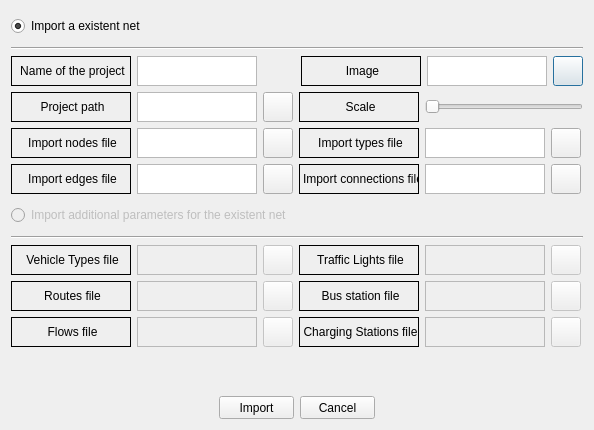
<?xml version="1.0" encoding="UTF-8"?>
<ui version="4.0">
 <class>eNetEditorImportNetDialog</class>
 <widget class="QDialog" name="eNetEditorImportNetDialog">
  <property name="geometry">
   <rect>
    <x>0</x>
    <y>0</y>
    <width>594</width>
    <height>430</height>
   </rect>
  </property>
  <property name="minimumSize">
   <size>
    <width>594</width>
    <height>430</height>
   </size>
  </property>
  <property name="maximumSize">
   <size>
    <width>594</width>
    <height>430</height>
   </size>
  </property>
  <property name="windowTitle">
   <string>Import Net</string>
  </property>
  <property name="windowIcon">
   <iconset resource="../../../resources/eNetEditorResources.qrc">
    <normaloff>:/main/Import.ico</normaloff>:/main/Import.ico</iconset>
  </property>
  <property name="modal">
   <bool>true</bool>
  </property>
  <layout class="QVBoxLayout" name="verticalLayout">
   <item>
    <layout class="QHBoxLayout" name="LayoutImportExistentNet0">
     <item>
      <widget class="QRadioButton" name="RadioButtonImportExistentNet">
       <property name="enabled">
        <bool>true</bool>
       </property>
       <property name="minimumSize">
        <size>
         <width>400</width>
         <height>30</height>
        </size>
       </property>
       <property name="maximumSize">
        <size>
         <width>400</width>
         <height>30</height>
        </size>
       </property>
       <property name="text">
        <string>Import a existent net</string>
       </property>
       <property name="checked">
        <bool>true</bool>
       </property>
      </widget>
     </item>
     <item>
      <spacer name="HorizontalSpacer2">
       <property name="orientation">
        <enum>Qt::Horizontal</enum>
       </property>
       <property name="sizeHint" stdset="0">
        <size>
         <width>40</width>
         <height>20</height>
        </size>
       </property>
      </spacer>
     </item>
    </layout>
   </item>
   <item>
    <widget class="Line" name="Line3">
     <property name="minimumSize">
      <size>
       <width>0</width>
       <height>3</height>
      </size>
     </property>
     <property name="maximumSize">
      <size>
       <width>16777215</width>
       <height>3</height>
      </size>
     </property>
     <property name="orientation">
      <enum>Qt::Horizontal</enum>
     </property>
    </widget>
   </item>
   <item>
    <layout class="QHBoxLayout" name="LayoutImportExistentNet1">
     <item>
      <layout class="QHBoxLayout" name="Layout5">
       <item>
        <widget class="QLabel" name="LabelNameOfProject">
         <property name="minimumSize">
          <size>
           <width>120</width>
           <height>30</height>
          </size>
         </property>
         <property name="maximumSize">
          <size>
           <width>30</width>
           <height>30</height>
          </size>
         </property>
         <property name="frameShape">
          <enum>QFrame::Box</enum>
         </property>
         <property name="text">
          <string>&lt;html&gt;&lt;head/&gt;&lt;body&gt;&lt;p align=&quot;center&quot;&gt;Name of the project&lt;/p&gt;&lt;/body&gt;&lt;/html&gt;</string>
         </property>
        </widget>
       </item>
       <item>
        <widget class="QTextEdit" name="TextNameOfProject">
         <property name="enabled">
          <bool>true</bool>
         </property>
         <property name="minimumSize">
          <size>
           <width>120</width>
           <height>30</height>
          </size>
         </property>
         <property name="maximumSize">
          <size>
           <width>120</width>
           <height>30</height>
          </size>
         </property>
         <property name="verticalScrollBarPolicy">
          <enum>Qt::ScrollBarAlwaysOff</enum>
         </property>
         <property name="horizontalScrollBarPolicy">
          <enum>Qt::ScrollBarAlwaysOff</enum>
         </property>
         <property name="lineWrapMode">
          <enum>QTextEdit::NoWrap</enum>
         </property>
         <property name="textInteractionFlags">
          <set>Qt::LinksAccessibleByKeyboard|Qt::LinksAccessibleByMouse|Qt::TextBrowserInteraction|Qt::TextSelectableByKeyboard|Qt::TextSelectableByMouse</set>
         </property>
        </widget>
       </item>
       <item>
        <spacer name="HorizontalSpacer3">
         <property name="orientation">
          <enum>Qt::Horizontal</enum>
         </property>
         <property name="sizeHint" stdset="0">
          <size>
           <width>40</width>
           <height>20</height>
          </size>
         </property>
        </spacer>
       </item>
      </layout>
     </item>
     <item>
      <layout class="QHBoxLayout" name="Layout6">
       <item>
        <widget class="QLabel" name="LabelImageImport">
         <property name="minimumSize">
          <size>
           <width>120</width>
           <height>30</height>
          </size>
         </property>
         <property name="maximumSize">
          <size>
           <width>30</width>
           <height>30</height>
          </size>
         </property>
         <property name="frameShape">
          <enum>QFrame::Box</enum>
         </property>
         <property name="text">
          <string>&lt;html&gt;&lt;head/&gt;&lt;body&gt;&lt;p align=&quot;center&quot;&gt;Image&lt;/p&gt;&lt;/body&gt;&lt;/html&gt;</string>
         </property>
        </widget>
       </item>
       <item>
        <widget class="QTextEdit" name="TextImageImport">
         <property name="enabled">
          <bool>true</bool>
         </property>
         <property name="minimumSize">
          <size>
           <width>120</width>
           <height>30</height>
          </size>
         </property>
         <property name="maximumSize">
          <size>
           <width>120</width>
           <height>30</height>
          </size>
         </property>
         <property name="verticalScrollBarPolicy">
          <enum>Qt::ScrollBarAlwaysOff</enum>
         </property>
         <property name="horizontalScrollBarPolicy">
          <enum>Qt::ScrollBarAlwaysOff</enum>
         </property>
         <property name="lineWrapMode">
          <enum>QTextEdit::NoWrap</enum>
         </property>
         <property name="textInteractionFlags">
          <set>Qt::LinksAccessibleByKeyboard|Qt::LinksAccessibleByMouse|Qt::TextBrowserInteraction|Qt::TextSelectableByKeyboard|Qt::TextSelectableByMouse</set>
         </property>
        </widget>
       </item>
       <item>
        <widget class="QPushButton" name="ButtonSearchImageImportExistent">
         <property name="enabled">
          <bool>true</bool>
         </property>
         <property name="minimumSize">
          <size>
           <width>30</width>
           <height>30</height>
          </size>
         </property>
         <property name="maximumSize">
          <size>
           <width>30</width>
           <height>30</height>
          </size>
         </property>
         <property name="text">
          <string/>
         </property>
         <property name="icon">
          <iconset resource="../../../resources/eNetEditorResources.qrc">
           <normaloff>:/main/findFile.ico</normaloff>:/main/findFile.ico</iconset>
         </property>
         <property name="iconSize">
          <size>
           <width>20</width>
           <height>20</height>
          </size>
         </property>
        </widget>
       </item>
      </layout>
     </item>
    </layout>
   </item>
   <item>
    <layout class="QHBoxLayout" name="LayoutImportExistentNet2">
     <item>
      <layout class="QHBoxLayout" name="Layout7">
       <item>
        <widget class="QLabel" name="LabelProjectPath">
         <property name="minimumSize">
          <size>
           <width>120</width>
           <height>30</height>
          </size>
         </property>
         <property name="maximumSize">
          <size>
           <width>30</width>
           <height>30</height>
          </size>
         </property>
         <property name="frameShape">
          <enum>QFrame::Box</enum>
         </property>
         <property name="text">
          <string>&lt;html&gt;&lt;head/&gt;&lt;body&gt;&lt;p align=&quot;center&quot;&gt;Project path&lt;/p&gt;&lt;/body&gt;&lt;/html&gt;</string>
         </property>
        </widget>
       </item>
       <item>
        <widget class="QTextEdit" name="TextProjectPath">
         <property name="enabled">
          <bool>true</bool>
         </property>
         <property name="minimumSize">
          <size>
           <width>120</width>
           <height>30</height>
          </size>
         </property>
         <property name="maximumSize">
          <size>
           <width>120</width>
           <height>30</height>
          </size>
         </property>
         <property name="verticalScrollBarPolicy">
          <enum>Qt::ScrollBarAlwaysOff</enum>
         </property>
         <property name="horizontalScrollBarPolicy">
          <enum>Qt::ScrollBarAlwaysOff</enum>
         </property>
         <property name="lineWrapMode">
          <enum>QTextEdit::NoWrap</enum>
         </property>
         <property name="textInteractionFlags">
          <set>Qt::LinksAccessibleByKeyboard|Qt::LinksAccessibleByMouse|Qt::TextBrowserInteraction|Qt::TextSelectableByKeyboard|Qt::TextSelectableByMouse</set>
         </property>
        </widget>
       </item>
       <item>
        <widget class="QPushButton" name="ButtonSearchProjectPath">
         <property name="enabled">
          <bool>true</bool>
         </property>
         <property name="minimumSize">
          <size>
           <width>30</width>
           <height>30</height>
          </size>
         </property>
         <property name="maximumSize">
          <size>
           <width>30</width>
           <height>30</height>
          </size>
         </property>
         <property name="text">
          <string/>
         </property>
         <property name="icon">
          <iconset resource="../../../resources/eNetEditorResources.qrc">
           <normaloff>:/main/findFile.ico</normaloff>:/main/findFile.ico</iconset>
         </property>
         <property name="iconSize">
          <size>
           <width>20</width>
           <height>20</height>
          </size>
         </property>
        </widget>
       </item>
      </layout>
     </item>
     <item>
      <layout class="QHBoxLayout" name="Layout8">
       <item>
        <widget class="QLabel" name="LabelScaleImport">
         <property name="minimumSize">
          <size>
           <width>120</width>
           <height>30</height>
          </size>
         </property>
         <property name="maximumSize">
          <size>
           <width>30</width>
           <height>30</height>
          </size>
         </property>
         <property name="frameShape">
          <enum>QFrame::Box</enum>
         </property>
         <property name="text">
          <string>&lt;html&gt;&lt;head/&gt;&lt;body&gt;&lt;p align=&quot;center&quot;&gt;Scale&lt;/p&gt;&lt;/body&gt;&lt;/html&gt;</string>
         </property>
        </widget>
       </item>
       <item>
        <widget class="QSlider" name="HorizontalSliderScaleImport">
         <property name="enabled">
          <bool>true</bool>
         </property>
         <property name="minimumSize">
          <size>
           <width>0</width>
           <height>30</height>
          </size>
         </property>
         <property name="maximumSize">
          <size>
           <width>16777215</width>
           <height>30</height>
          </size>
         </property>
         <property name="maximum">
          <number>19</number>
         </property>
         <property name="orientation">
          <enum>Qt::Horizontal</enum>
         </property>
        </widget>
       </item>
      </layout>
     </item>
    </layout>
   </item>
   <item>
    <layout class="QHBoxLayout" name="LayoutImportExistentNet3">
     <item>
      <layout class="QHBoxLayout" name="Layout9">
       <item>
        <widget class="QLabel" name="LabelNodes">
         <property name="minimumSize">
          <size>
           <width>120</width>
           <height>30</height>
          </size>
         </property>
         <property name="maximumSize">
          <size>
           <width>30</width>
           <height>30</height>
          </size>
         </property>
         <property name="frameShape">
          <enum>QFrame::Box</enum>
         </property>
         <property name="text">
          <string>&lt;html&gt;&lt;head/&gt;&lt;body&gt;&lt;p align=&quot;center&quot;&gt;Import nodes file&lt;/p&gt;&lt;/body&gt;&lt;/html&gt;</string>
         </property>
        </widget>
       </item>
       <item>
        <widget class="QTextEdit" name="TextNodes">
         <property name="enabled">
          <bool>true</bool>
         </property>
         <property name="minimumSize">
          <size>
           <width>120</width>
           <height>30</height>
          </size>
         </property>
         <property name="maximumSize">
          <size>
           <width>120</width>
           <height>30</height>
          </size>
         </property>
         <property name="verticalScrollBarPolicy">
          <enum>Qt::ScrollBarAlwaysOff</enum>
         </property>
         <property name="horizontalScrollBarPolicy">
          <enum>Qt::ScrollBarAlwaysOff</enum>
         </property>
         <property name="lineWrapMode">
          <enum>QTextEdit::NoWrap</enum>
         </property>
         <property name="textInteractionFlags">
          <set>Qt::LinksAccessibleByKeyboard|Qt::LinksAccessibleByMouse|Qt::TextBrowserInteraction|Qt::TextSelectableByKeyboard|Qt::TextSelectableByMouse</set>
         </property>
        </widget>
       </item>
       <item>
        <widget class="QPushButton" name="ButtonSearchNodesFile">
         <property name="enabled">
          <bool>true</bool>
         </property>
         <property name="minimumSize">
          <size>
           <width>30</width>
           <height>30</height>
          </size>
         </property>
         <property name="maximumSize">
          <size>
           <width>30</width>
           <height>30</height>
          </size>
         </property>
         <property name="text">
          <string/>
         </property>
         <property name="icon">
          <iconset resource="../../../resources/eNetEditorResources.qrc">
           <normaloff>:/main/findFile.ico</normaloff>:/main/findFile.ico</iconset>
         </property>
         <property name="iconSize">
          <size>
           <width>20</width>
           <height>20</height>
          </size>
         </property>
        </widget>
       </item>
      </layout>
     </item>
     <item>
      <layout class="QHBoxLayout" name="Layout10">
       <item>
        <widget class="QLabel" name="LabelTypes">
         <property name="minimumSize">
          <size>
           <width>120</width>
           <height>30</height>
          </size>
         </property>
         <property name="maximumSize">
          <size>
           <width>30</width>
           <height>30</height>
          </size>
         </property>
         <property name="frameShape">
          <enum>QFrame::Box</enum>
         </property>
         <property name="text">
          <string>&lt;html&gt;&lt;head/&gt;&lt;body&gt;&lt;p align=&quot;center&quot;&gt;Import types file&lt;/p&gt;&lt;/body&gt;&lt;/html&gt;</string>
         </property>
        </widget>
       </item>
       <item>
        <widget class="QTextEdit" name="TextTypes">
         <property name="enabled">
          <bool>true</bool>
         </property>
         <property name="minimumSize">
          <size>
           <width>120</width>
           <height>30</height>
          </size>
         </property>
         <property name="maximumSize">
          <size>
           <width>120</width>
           <height>30</height>
          </size>
         </property>
         <property name="verticalScrollBarPolicy">
          <enum>Qt::ScrollBarAlwaysOff</enum>
         </property>
         <property name="horizontalScrollBarPolicy">
          <enum>Qt::ScrollBarAlwaysOff</enum>
         </property>
         <property name="lineWrapMode">
          <enum>QTextEdit::NoWrap</enum>
         </property>
         <property name="textInteractionFlags">
          <set>Qt::LinksAccessibleByKeyboard|Qt::LinksAccessibleByMouse|Qt::TextBrowserInteraction|Qt::TextSelectableByKeyboard|Qt::TextSelectableByMouse</set>
         </property>
        </widget>
       </item>
       <item>
        <widget class="QPushButton" name="ButtonSearchTypesFile">
         <property name="enabled">
          <bool>true</bool>
         </property>
         <property name="minimumSize">
          <size>
           <width>30</width>
           <height>30</height>
          </size>
         </property>
         <property name="maximumSize">
          <size>
           <width>30</width>
           <height>30</height>
          </size>
         </property>
         <property name="text">
          <string/>
         </property>
         <property name="icon">
          <iconset resource="../../../resources/eNetEditorResources.qrc">
           <normaloff>:/main/findFile.ico</normaloff>:/main/findFile.ico</iconset>
         </property>
         <property name="iconSize">
          <size>
           <width>20</width>
           <height>20</height>
          </size>
         </property>
        </widget>
       </item>
      </layout>
     </item>
    </layout>
   </item>
   <item>
    <layout class="QHBoxLayout" name="LayoutImportExistentNet4">
     <item>
      <layout class="QHBoxLayout" name="Layout11">
       <item>
        <widget class="QLabel" name="LabelEdges">
         <property name="minimumSize">
          <size>
           <width>120</width>
           <height>30</height>
          </size>
         </property>
         <property name="maximumSize">
          <size>
           <width>30</width>
           <height>30</height>
          </size>
         </property>
         <property name="frameShape">
          <enum>QFrame::Box</enum>
         </property>
         <property name="text">
          <string>&lt;html&gt;&lt;head/&gt;&lt;body&gt;&lt;p align=&quot;center&quot;&gt;Import edges file&lt;/p&gt;&lt;/body&gt;&lt;/html&gt;</string>
         </property>
        </widget>
       </item>
       <item>
        <widget class="QTextEdit" name="TextEdges">
         <property name="enabled">
          <bool>true</bool>
         </property>
         <property name="minimumSize">
          <size>
           <width>120</width>
           <height>30</height>
          </size>
         </property>
         <property name="maximumSize">
          <size>
           <width>120</width>
           <height>30</height>
          </size>
         </property>
         <property name="verticalScrollBarPolicy">
          <enum>Qt::ScrollBarAlwaysOff</enum>
         </property>
         <property name="horizontalScrollBarPolicy">
          <enum>Qt::ScrollBarAlwaysOff</enum>
         </property>
         <property name="lineWrapMode">
          <enum>QTextEdit::NoWrap</enum>
         </property>
         <property name="textInteractionFlags">
          <set>Qt::LinksAccessibleByKeyboard|Qt::LinksAccessibleByMouse|Qt::TextBrowserInteraction|Qt::TextSelectableByKeyboard|Qt::TextSelectableByMouse</set>
         </property>
        </widget>
       </item>
       <item>
        <widget class="QPushButton" name="ButtonSearchEdgesfile">
         <property name="enabled">
          <bool>true</bool>
         </property>
         <property name="minimumSize">
          <size>
           <width>30</width>
           <height>30</height>
          </size>
         </property>
         <property name="maximumSize">
          <size>
           <width>30</width>
           <height>30</height>
          </size>
         </property>
         <property name="text">
          <string/>
         </property>
         <property name="icon">
          <iconset resource="../../../resources/eNetEditorResources.qrc">
           <normaloff>:/main/findFile.ico</normaloff>:/main/findFile.ico</iconset>
         </property>
         <property name="iconSize">
          <size>
           <width>20</width>
           <height>20</height>
          </size>
         </property>
        </widget>
       </item>
      </layout>
     </item>
     <item>
      <layout class="QHBoxLayout" name="Layout12">
       <item>
        <widget class="QLabel" name="LabelConnections">
         <property name="minimumSize">
          <size>
           <width>120</width>
           <height>30</height>
          </size>
         </property>
         <property name="maximumSize">
          <size>
           <width>30</width>
           <height>30</height>
          </size>
         </property>
         <property name="frameShape">
          <enum>QFrame::Box</enum>
         </property>
         <property name="text">
          <string>&lt;html&gt;&lt;head/&gt;&lt;body&gt;&lt;p align=&quot;center&quot;&gt;Import connections file&lt;/p&gt;&lt;/body&gt;&lt;/html&gt;</string>
         </property>
        </widget>
       </item>
       <item>
        <widget class="QTextEdit" name="TextConnections">
         <property name="enabled">
          <bool>true</bool>
         </property>
         <property name="minimumSize">
          <size>
           <width>120</width>
           <height>30</height>
          </size>
         </property>
         <property name="maximumSize">
          <size>
           <width>120</width>
           <height>30</height>
          </size>
         </property>
         <property name="verticalScrollBarPolicy">
          <enum>Qt::ScrollBarAlwaysOff</enum>
         </property>
         <property name="horizontalScrollBarPolicy">
          <enum>Qt::ScrollBarAlwaysOff</enum>
         </property>
         <property name="lineWrapMode">
          <enum>QTextEdit::NoWrap</enum>
         </property>
         <property name="textInteractionFlags">
          <set>Qt::LinksAccessibleByKeyboard|Qt::LinksAccessibleByMouse|Qt::TextBrowserInteraction|Qt::TextSelectableByKeyboard|Qt::TextSelectableByMouse</set>
         </property>
        </widget>
       </item>
       <item>
        <widget class="QPushButton" name="ButtonSearchConnectionsFile">
         <property name="enabled">
          <bool>true</bool>
         </property>
         <property name="minimumSize">
          <size>
           <width>30</width>
           <height>30</height>
          </size>
         </property>
         <property name="maximumSize">
          <size>
           <width>30</width>
           <height>30</height>
          </size>
         </property>
         <property name="text">
          <string/>
         </property>
         <property name="icon">
          <iconset resource="../../../resources/eNetEditorResources.qrc">
           <normaloff>:/main/findFile.ico</normaloff>:/main/findFile.ico</iconset>
         </property>
         <property name="iconSize">
          <size>
           <width>20</width>
           <height>20</height>
          </size>
         </property>
        </widget>
       </item>
      </layout>
     </item>
    </layout>
   </item>
   <item>
    <layout class="QHBoxLayout" name="LayoutImportAditionalParameters0">
     <item>
      <widget class="QRadioButton" name="RadioButtonImportAditionalParameters">
       <property name="enabled">
        <bool>false</bool>
       </property>
       <property name="minimumSize">
        <size>
         <width>400</width>
         <height>30</height>
        </size>
       </property>
       <property name="maximumSize">
        <size>
         <width>400</width>
         <height>30</height>
        </size>
       </property>
       <property name="text">
        <string>Import additional parameters for the existent net</string>
       </property>
      </widget>
     </item>
     <item>
      <spacer name="HorizontalSpacer4">
       <property name="orientation">
        <enum>Qt::Horizontal</enum>
       </property>
       <property name="sizeHint" stdset="0">
        <size>
         <width>40</width>
         <height>20</height>
        </size>
       </property>
      </spacer>
     </item>
    </layout>
   </item>
   <item>
    <widget class="Line" name="Line1">
     <property name="minimumSize">
      <size>
       <width>0</width>
       <height>3</height>
      </size>
     </property>
     <property name="maximumSize">
      <size>
       <width>16777215</width>
       <height>3</height>
      </size>
     </property>
     <property name="orientation">
      <enum>Qt::Horizontal</enum>
     </property>
    </widget>
   </item>
   <item>
    <layout class="QHBoxLayout" name="LayoutImportAditionalParameters1">
     <item>
      <layout class="QHBoxLayout" name="Layout13">
       <item>
        <widget class="QLabel" name="LabelVehicleTypes">
         <property name="minimumSize">
          <size>
           <width>120</width>
           <height>30</height>
          </size>
         </property>
         <property name="maximumSize">
          <size>
           <width>30</width>
           <height>30</height>
          </size>
         </property>
         <property name="frameShape">
          <enum>QFrame::Box</enum>
         </property>
         <property name="text">
          <string>&lt;html&gt;&lt;head/&gt;&lt;body&gt;&lt;p align=&quot;center&quot;&gt;Vehicle Types file&lt;/p&gt;&lt;/body&gt;&lt;/html&gt;</string>
         </property>
        </widget>
       </item>
       <item>
        <widget class="QTextEdit" name="TextVehicleTypes">
         <property name="enabled">
          <bool>false</bool>
         </property>
         <property name="minimumSize">
          <size>
           <width>120</width>
           <height>30</height>
          </size>
         </property>
         <property name="maximumSize">
          <size>
           <width>120</width>
           <height>30</height>
          </size>
         </property>
         <property name="verticalScrollBarPolicy">
          <enum>Qt::ScrollBarAlwaysOff</enum>
         </property>
         <property name="horizontalScrollBarPolicy">
          <enum>Qt::ScrollBarAlwaysOff</enum>
         </property>
         <property name="lineWrapMode">
          <enum>QTextEdit::NoWrap</enum>
         </property>
         <property name="textInteractionFlags">
          <set>Qt::LinksAccessibleByKeyboard|Qt::LinksAccessibleByMouse|Qt::TextBrowserInteraction|Qt::TextSelectableByKeyboard|Qt::TextSelectableByMouse</set>
         </property>
        </widget>
       </item>
       <item>
        <widget class="QPushButton" name="ButtonSearchVehicleTypesFile">
         <property name="enabled">
          <bool>false</bool>
         </property>
         <property name="minimumSize">
          <size>
           <width>30</width>
           <height>30</height>
          </size>
         </property>
         <property name="maximumSize">
          <size>
           <width>30</width>
           <height>30</height>
          </size>
         </property>
         <property name="text">
          <string/>
         </property>
         <property name="icon">
          <iconset resource="../../../resources/eNetEditorResources.qrc">
           <normaloff>:/main/findFile.ico</normaloff>:/main/findFile.ico</iconset>
         </property>
         <property name="iconSize">
          <size>
           <width>20</width>
           <height>20</height>
          </size>
         </property>
        </widget>
       </item>
      </layout>
     </item>
     <item>
      <layout class="QHBoxLayout" name="Layout14">
       <item>
        <widget class="QLabel" name="LabelTrafficLights">
         <property name="minimumSize">
          <size>
           <width>120</width>
           <height>30</height>
          </size>
         </property>
         <property name="maximumSize">
          <size>
           <width>30</width>
           <height>30</height>
          </size>
         </property>
         <property name="frameShape">
          <enum>QFrame::Box</enum>
         </property>
         <property name="text">
          <string>&lt;html&gt;&lt;head/&gt;&lt;body&gt;&lt;p align=&quot;center&quot;&gt;Traffic Lights file&lt;/p&gt;&lt;/body&gt;&lt;/html&gt;</string>
         </property>
        </widget>
       </item>
       <item>
        <widget class="QTextEdit" name="TextTrafficLights">
         <property name="enabled">
          <bool>false</bool>
         </property>
         <property name="minimumSize">
          <size>
           <width>120</width>
           <height>30</height>
          </size>
         </property>
         <property name="maximumSize">
          <size>
           <width>120</width>
           <height>30</height>
          </size>
         </property>
         <property name="verticalScrollBarPolicy">
          <enum>Qt::ScrollBarAlwaysOff</enum>
         </property>
         <property name="horizontalScrollBarPolicy">
          <enum>Qt::ScrollBarAlwaysOff</enum>
         </property>
         <property name="lineWrapMode">
          <enum>QTextEdit::NoWrap</enum>
         </property>
         <property name="textInteractionFlags">
          <set>Qt::LinksAccessibleByKeyboard|Qt::LinksAccessibleByMouse|Qt::TextBrowserInteraction|Qt::TextSelectableByKeyboard|Qt::TextSelectableByMouse</set>
         </property>
        </widget>
       </item>
       <item>
        <widget class="QPushButton" name="ButtonSearchTrafficLightsFile">
         <property name="enabled">
          <bool>false</bool>
         </property>
         <property name="minimumSize">
          <size>
           <width>30</width>
           <height>30</height>
          </size>
         </property>
         <property name="maximumSize">
          <size>
           <width>30</width>
           <height>30</height>
          </size>
         </property>
         <property name="text">
          <string/>
         </property>
         <property name="icon">
          <iconset resource="../../../resources/eNetEditorResources.qrc">
           <normaloff>:/main/findFile.ico</normaloff>:/main/findFile.ico</iconset>
         </property>
         <property name="iconSize">
          <size>
           <width>20</width>
           <height>20</height>
          </size>
         </property>
        </widget>
       </item>
      </layout>
     </item>
    </layout>
   </item>
   <item>
    <layout class="QHBoxLayout" name="LayoutImportAditionalParameters2">
     <item>
      <layout class="QHBoxLayout" name="Layout15">
       <item>
        <widget class="QLabel" name="LabelRoutes">
         <property name="minimumSize">
          <size>
           <width>120</width>
           <height>30</height>
          </size>
         </property>
         <property name="maximumSize">
          <size>
           <width>30</width>
           <height>30</height>
          </size>
         </property>
         <property name="frameShape">
          <enum>QFrame::Box</enum>
         </property>
         <property name="text">
          <string>&lt;html&gt;&lt;head/&gt;&lt;body&gt;&lt;p align=&quot;center&quot;&gt;Routes file&lt;/p&gt;&lt;/body&gt;&lt;/html&gt;</string>
         </property>
        </widget>
       </item>
       <item>
        <widget class="QTextEdit" name="TextRoutes">
         <property name="enabled">
          <bool>false</bool>
         </property>
         <property name="minimumSize">
          <size>
           <width>120</width>
           <height>30</height>
          </size>
         </property>
         <property name="maximumSize">
          <size>
           <width>120</width>
           <height>30</height>
          </size>
         </property>
         <property name="verticalScrollBarPolicy">
          <enum>Qt::ScrollBarAlwaysOff</enum>
         </property>
         <property name="horizontalScrollBarPolicy">
          <enum>Qt::ScrollBarAlwaysOff</enum>
         </property>
         <property name="lineWrapMode">
          <enum>QTextEdit::NoWrap</enum>
         </property>
         <property name="textInteractionFlags">
          <set>Qt::LinksAccessibleByKeyboard|Qt::LinksAccessibleByMouse|Qt::TextBrowserInteraction|Qt::TextSelectableByKeyboard|Qt::TextSelectableByMouse</set>
         </property>
        </widget>
       </item>
       <item>
        <widget class="QPushButton" name="ButtonSearchRoutesFile">
         <property name="enabled">
          <bool>false</bool>
         </property>
         <property name="minimumSize">
          <size>
           <width>30</width>
           <height>30</height>
          </size>
         </property>
         <property name="maximumSize">
          <size>
           <width>30</width>
           <height>30</height>
          </size>
         </property>
         <property name="text">
          <string/>
         </property>
         <property name="icon">
          <iconset resource="../../../resources/eNetEditorResources.qrc">
           <normaloff>:/main/findFile.ico</normaloff>:/main/findFile.ico</iconset>
         </property>
         <property name="iconSize">
          <size>
           <width>20</width>
           <height>20</height>
          </size>
         </property>
        </widget>
       </item>
      </layout>
     </item>
     <item>
      <layout class="QHBoxLayout" name="Layout16">
       <item>
        <widget class="QLabel" name="LabelBusStations">
         <property name="minimumSize">
          <size>
           <width>120</width>
           <height>30</height>
          </size>
         </property>
         <property name="maximumSize">
          <size>
           <width>30</width>
           <height>30</height>
          </size>
         </property>
         <property name="frameShape">
          <enum>QFrame::Box</enum>
         </property>
         <property name="text">
          <string>&lt;html&gt;&lt;head/&gt;&lt;body&gt;&lt;p align=&quot;center&quot;&gt;Bus station file&lt;/p&gt;&lt;/body&gt;&lt;/html&gt;</string>
         </property>
        </widget>
       </item>
       <item>
        <widget class="QTextEdit" name="TextBusStations">
         <property name="enabled">
          <bool>false</bool>
         </property>
         <property name="minimumSize">
          <size>
           <width>120</width>
           <height>30</height>
          </size>
         </property>
         <property name="maximumSize">
          <size>
           <width>120</width>
           <height>30</height>
          </size>
         </property>
         <property name="verticalScrollBarPolicy">
          <enum>Qt::ScrollBarAlwaysOff</enum>
         </property>
         <property name="horizontalScrollBarPolicy">
          <enum>Qt::ScrollBarAlwaysOff</enum>
         </property>
         <property name="lineWrapMode">
          <enum>QTextEdit::NoWrap</enum>
         </property>
         <property name="textInteractionFlags">
          <set>Qt::LinksAccessibleByKeyboard|Qt::LinksAccessibleByMouse|Qt::TextBrowserInteraction|Qt::TextSelectableByKeyboard|Qt::TextSelectableByMouse</set>
         </property>
        </widget>
       </item>
       <item>
        <widget class="QPushButton" name="ButtonSearchBusStationsFile">
         <property name="enabled">
          <bool>false</bool>
         </property>
         <property name="minimumSize">
          <size>
           <width>30</width>
           <height>30</height>
          </size>
         </property>
         <property name="maximumSize">
          <size>
           <width>30</width>
           <height>30</height>
          </size>
         </property>
         <property name="text">
          <string/>
         </property>
         <property name="icon">
          <iconset resource="../../../resources/eNetEditorResources.qrc">
           <normaloff>:/main/findFile.ico</normaloff>:/main/findFile.ico</iconset>
         </property>
         <property name="iconSize">
          <size>
           <width>20</width>
           <height>20</height>
          </size>
         </property>
        </widget>
       </item>
      </layout>
     </item>
    </layout>
   </item>
   <item>
    <layout class="QHBoxLayout" name="LayoutImportAditionalParameters3">
     <item>
      <layout class="QHBoxLayout" name="Layout17">
       <item>
        <widget class="QLabel" name="LabelFlows">
         <property name="minimumSize">
          <size>
           <width>120</width>
           <height>30</height>
          </size>
         </property>
         <property name="maximumSize">
          <size>
           <width>30</width>
           <height>30</height>
          </size>
         </property>
         <property name="frameShape">
          <enum>QFrame::Box</enum>
         </property>
         <property name="text">
          <string>&lt;html&gt;&lt;head/&gt;&lt;body&gt;&lt;p align=&quot;center&quot;&gt;Flows file&lt;/p&gt;&lt;/body&gt;&lt;/html&gt;</string>
         </property>
        </widget>
       </item>
       <item>
        <widget class="QTextEdit" name="TextFlows">
         <property name="enabled">
          <bool>false</bool>
         </property>
         <property name="minimumSize">
          <size>
           <width>120</width>
           <height>30</height>
          </size>
         </property>
         <property name="maximumSize">
          <size>
           <width>120</width>
           <height>30</height>
          </size>
         </property>
         <property name="verticalScrollBarPolicy">
          <enum>Qt::ScrollBarAlwaysOff</enum>
         </property>
         <property name="horizontalScrollBarPolicy">
          <enum>Qt::ScrollBarAlwaysOff</enum>
         </property>
         <property name="lineWrapMode">
          <enum>QTextEdit::NoWrap</enum>
         </property>
         <property name="textInteractionFlags">
          <set>Qt::LinksAccessibleByKeyboard|Qt::LinksAccessibleByMouse|Qt::TextBrowserInteraction|Qt::TextSelectableByKeyboard|Qt::TextSelectableByMouse</set>
         </property>
        </widget>
       </item>
       <item>
        <widget class="QPushButton" name="ButtonSearchFlowsFile">
         <property name="enabled">
          <bool>false</bool>
         </property>
         <property name="minimumSize">
          <size>
           <width>30</width>
           <height>30</height>
          </size>
         </property>
         <property name="maximumSize">
          <size>
           <width>30</width>
           <height>30</height>
          </size>
         </property>
         <property name="text">
          <string/>
         </property>
         <property name="icon">
          <iconset resource="../../../resources/eNetEditorResources.qrc">
           <normaloff>:/main/findFile.ico</normaloff>:/main/findFile.ico</iconset>
         </property>
         <property name="iconSize">
          <size>
           <width>20</width>
           <height>20</height>
          </size>
         </property>
        </widget>
       </item>
      </layout>
     </item>
     <item>
      <layout class="QHBoxLayout" name="Layout18">
       <item>
        <widget class="QLabel" name="LabelChargingStations">
         <property name="minimumSize">
          <size>
           <width>120</width>
           <height>30</height>
          </size>
         </property>
         <property name="maximumSize">
          <size>
           <width>30</width>
           <height>30</height>
          </size>
         </property>
         <property name="frameShape">
          <enum>QFrame::Box</enum>
         </property>
         <property name="text">
          <string>&lt;html&gt;&lt;head/&gt;&lt;body&gt;&lt;p align=&quot;center&quot;&gt;Charging Stations file&lt;/p&gt;&lt;/body&gt;&lt;/html&gt;</string>
         </property>
        </widget>
       </item>
       <item>
        <widget class="QTextEdit" name="TextChargingStations">
         <property name="enabled">
          <bool>false</bool>
         </property>
         <property name="minimumSize">
          <size>
           <width>120</width>
           <height>30</height>
          </size>
         </property>
         <property name="maximumSize">
          <size>
           <width>120</width>
           <height>30</height>
          </size>
         </property>
         <property name="verticalScrollBarPolicy">
          <enum>Qt::ScrollBarAlwaysOff</enum>
         </property>
         <property name="horizontalScrollBarPolicy">
          <enum>Qt::ScrollBarAlwaysOff</enum>
         </property>
         <property name="lineWrapMode">
          <enum>QTextEdit::NoWrap</enum>
         </property>
         <property name="textInteractionFlags">
          <set>Qt::LinksAccessibleByKeyboard|Qt::LinksAccessibleByMouse|Qt::TextBrowserInteraction|Qt::TextSelectableByKeyboard|Qt::TextSelectableByMouse</set>
         </property>
        </widget>
       </item>
       <item>
        <widget class="QPushButton" name="ButtonSearchChargingStationsFile">
         <property name="enabled">
          <bool>false</bool>
         </property>
         <property name="minimumSize">
          <size>
           <width>30</width>
           <height>30</height>
          </size>
         </property>
         <property name="maximumSize">
          <size>
           <width>30</width>
           <height>30</height>
          </size>
         </property>
         <property name="text">
          <string/>
         </property>
         <property name="icon">
          <iconset resource="../../../resources/eNetEditorResources.qrc">
           <normaloff>:/main/findFile.ico</normaloff>:/main/findFile.ico</iconset>
         </property>
         <property name="iconSize">
          <size>
           <width>20</width>
           <height>20</height>
          </size>
         </property>
        </widget>
       </item>
      </layout>
     </item>
    </layout>
   </item>
   <item>
    <spacer name="VerticalSpacer">
     <property name="orientation">
      <enum>Qt::Vertical</enum>
     </property>
     <property name="sizeHint" stdset="0">
      <size>
       <width>20</width>
       <height>7</height>
      </size>
     </property>
    </spacer>
   </item>
   <item>
    <layout class="QHBoxLayout" name="LayoutLayoutButtons">
     <item>
      <spacer name="HorizontalSpacer5">
       <property name="orientation">
        <enum>Qt::Horizontal</enum>
       </property>
       <property name="sizeHint" stdset="0">
        <size>
         <width>40</width>
         <height>20</height>
        </size>
       </property>
      </spacer>
     </item>
     <item>
      <widget class="QPushButton" name="ButtonExport">
       <property name="minimumSize">
        <size>
         <width>75</width>
         <height>23</height>
        </size>
       </property>
       <property name="maximumSize">
        <size>
         <width>75</width>
         <height>23</height>
        </size>
       </property>
       <property name="text">
        <string>Import</string>
       </property>
       <property name="icon">
        <iconset resource="../../../resources/eNetEditorResources.qrc">
         <normaloff>:/main/accept.ico</normaloff>:/main/accept.ico</iconset>
       </property>
      </widget>
     </item>
     <item>
      <widget class="QPushButton" name="ButtonCancel">
       <property name="minimumSize">
        <size>
         <width>75</width>
         <height>23</height>
        </size>
       </property>
       <property name="maximumSize">
        <size>
         <width>75</width>
         <height>23</height>
        </size>
       </property>
       <property name="text">
        <string>Cancel</string>
       </property>
       <property name="icon">
        <iconset resource="../../../resources/eNetEditorResources.qrc">
         <normaloff>:/main/cancel.ico</normaloff>:/main/cancel.ico</iconset>
       </property>
      </widget>
     </item>
     <item>
      <spacer name="HorizontalSpacer6">
       <property name="orientation">
        <enum>Qt::Horizontal</enum>
       </property>
       <property name="sizeHint" stdset="0">
        <size>
         <width>40</width>
         <height>20</height>
        </size>
       </property>
      </spacer>
     </item>
    </layout>
   </item>
  </layout>
  <zorder>Line1</zorder>
  <zorder>Line3</zorder>
  <zorder>VerticalSpacer</zorder>
 </widget>
 <resources>
  <include location="../../../resources/eNetEditorResources.qrc"/>
 </resources>
 <connections/>
</ui>
